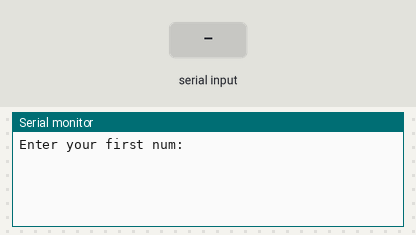
Bench run of a sketch on a simulated Arduino Uno, built with avr-gcc and run on an emulated ATmega328P. Shown: the last lines printed to the serial monitor. Inputs (shaded band) come from the test bench.

Above: at 1.2 s.
1.3 s: "90,45\n" received over Serial
At 1.8 s:
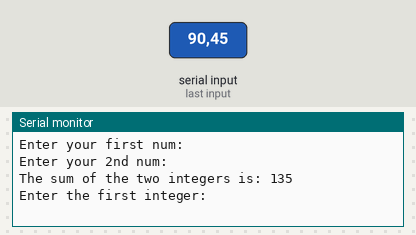
2.9 s: "30,150\n" received over Serial
At 3.8 s:
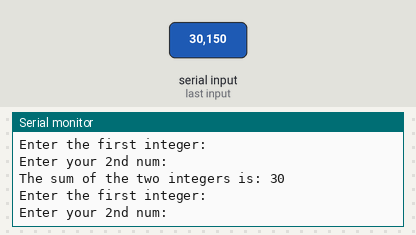

The sketch:

powerful_bojo_turing1__2_.ino
```cpp
// C++ code
//
int num1 = 0;
int num2 = 0;
int sum = 0;
void setup()
{
  Serial.begin(9600);
  Serial.println("Enter your first num: ");


}

void loop()
{
 if (Serial.available() > 0){
    num1 = Serial.parseInt();
   Serial.println("Enter your 2nd num: ");

 while (Serial.available() == 0) {

    }
    num2 = Serial.parseInt();

    sum = num1 + num2;


    Serial.print("The sum of the two integers is: ");
    Serial.println(sum);


    Serial.println("Enter the first integer:");
 }

    delay(100);

}
```

Measured:
- after the input at 1.3 s, the serial monitor: prints a new line after 0.10 s (image 1)
- after the input at 2.9 s, the serial monitor: prints a new line at once (image 2)
